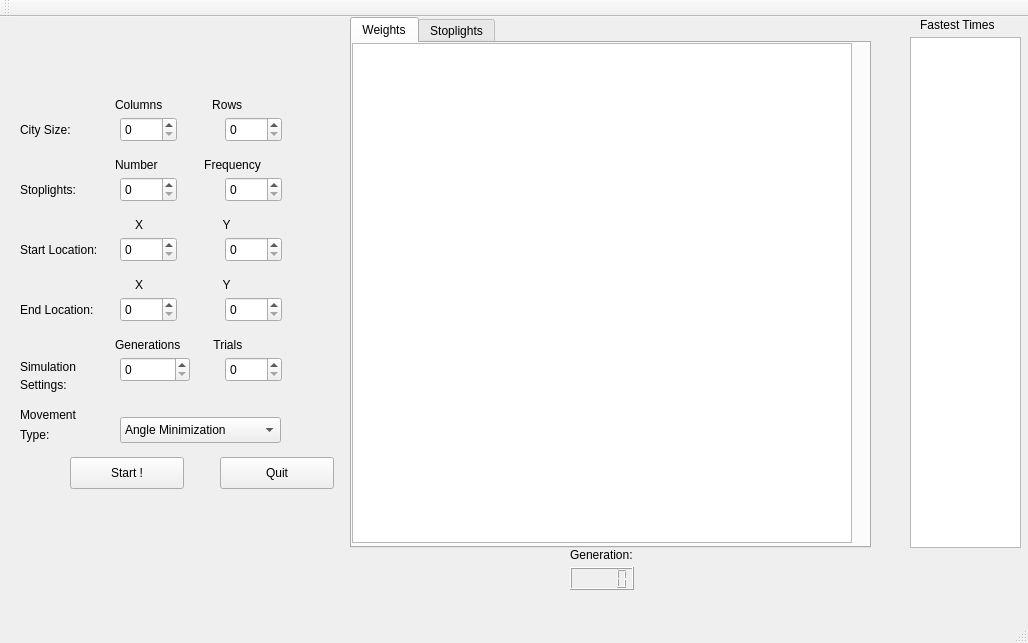
<?xml version="1.0" encoding="UTF-8"?>
<ui version="4.0">
 <class>MainWindow</class>
 <widget class="QMainWindow" name="MainWindow">
  <property name="geometry">
   <rect>
    <x>0</x>
    <y>0</y>
    <width>1028</width>
    <height>643</height>
   </rect>
  </property>
  <property name="windowTitle">
   <string>MainWindow</string>
  </property>
  <widget class="QWidget" name="centralWidget">
   <widget class="QSpinBox" name="spinBox">
    <property name="geometry">
     <rect>
      <x>120</x>
      <y>100</y>
      <width>57</width>
      <height>25</height>
     </rect>
    </property>
   </widget>
   <widget class="QSpinBox" name="spinBox_2">
    <property name="geometry">
     <rect>
      <x>225</x>
      <y>100</y>
      <width>57</width>
      <height>25</height>
     </rect>
    </property>
   </widget>
   <widget class="QSpinBox" name="spinBox_3">
    <property name="geometry">
     <rect>
      <x>120</x>
      <y>160</y>
      <width>57</width>
      <height>25</height>
     </rect>
    </property>
   </widget>
   <widget class="QSpinBox" name="spinBox_4">
    <property name="geometry">
     <rect>
      <x>225</x>
      <y>160</y>
      <width>57</width>
      <height>25</height>
     </rect>
    </property>
   </widget>
   <widget class="QSpinBox" name="spinBox_5">
    <property name="geometry">
     <rect>
      <x>120</x>
      <y>220</y>
      <width>57</width>
      <height>25</height>
     </rect>
    </property>
   </widget>
   <widget class="QSpinBox" name="spinBox_6">
    <property name="geometry">
     <rect>
      <x>225</x>
      <y>220</y>
      <width>57</width>
      <height>25</height>
     </rect>
    </property>
   </widget>
   <widget class="QSpinBox" name="spinBox_7">
    <property name="geometry">
     <rect>
      <x>120</x>
      <y>280</y>
      <width>57</width>
      <height>25</height>
     </rect>
    </property>
   </widget>
   <widget class="QSpinBox" name="spinBox_8">
    <property name="geometry">
     <rect>
      <x>225</x>
      <y>280</y>
      <width>57</width>
      <height>25</height>
     </rect>
    </property>
   </widget>
   <widget class="QSpinBox" name="spinBox_9">
    <property name="geometry">
     <rect>
      <x>120</x>
      <y>340</y>
      <width>70</width>
      <height>25</height>
     </rect>
    </property>
   </widget>
   <widget class="QSpinBox" name="spinBox_10">
    <property name="geometry">
     <rect>
      <x>225</x>
      <y>340</y>
      <width>57</width>
      <height>25</height>
     </rect>
    </property>
   </widget>
   <widget class="QLabel" name="label">
    <property name="geometry">
     <rect>
      <x>115</x>
      <y>80</y>
      <width>231</width>
      <height>16</height>
     </rect>
    </property>
    <property name="text">
     <string>Columns               Rows</string>
    </property>
   </widget>
   <widget class="QLabel" name="label_2">
    <property name="geometry">
     <rect>
      <x>115</x>
      <y>140</y>
      <width>251</width>
      <height>16</height>
     </rect>
    </property>
    <property name="text">
     <string>Number              Frequency</string>
    </property>
   </widget>
   <widget class="QLabel" name="label_3">
    <property name="geometry">
     <rect>
      <x>135</x>
      <y>200</y>
      <width>281</width>
      <height>16</height>
     </rect>
    </property>
    <property name="text">
     <string>X                        Y</string>
    </property>
   </widget>
   <widget class="QLabel" name="label_4">
    <property name="geometry">
     <rect>
      <x>135</x>
      <y>260</y>
      <width>281</width>
      <height>16</height>
     </rect>
    </property>
    <property name="text">
     <string>X                        Y</string>
    </property>
   </widget>
   <widget class="QLabel" name="label_5">
    <property name="geometry">
     <rect>
      <x>115</x>
      <y>320</y>
      <width>281</width>
      <height>16</height>
     </rect>
    </property>
    <property name="text">
     <string>Generations          Trials</string>
    </property>
   </widget>
   <widget class="QPushButton" name="startButton">
    <property name="geometry">
     <rect>
      <x>70</x>
      <y>440</y>
      <width>114</width>
      <height>32</height>
     </rect>
    </property>
    <property name="text">
     <string>Start !</string>
    </property>
   </widget>
   <widget class="QLabel" name="label_6">
    <property name="geometry">
     <rect>
      <x>20</x>
      <y>105</y>
      <width>62</width>
      <height>16</height>
     </rect>
    </property>
    <property name="text">
     <string>City Size:</string>
    </property>
   </widget>
   <widget class="QLabel" name="label_7">
    <property name="geometry">
     <rect>
      <x>20</x>
      <y>165</y>
      <width>71</width>
      <height>16</height>
     </rect>
    </property>
    <property name="text">
     <string>Stoplights:</string>
    </property>
   </widget>
   <widget class="QLabel" name="label_8">
    <property name="geometry">
     <rect>
      <x>20</x>
      <y>225</y>
      <width>101</width>
      <height>16</height>
     </rect>
    </property>
    <property name="text">
     <string>Start Location:</string>
    </property>
   </widget>
   <widget class="QLabel" name="label_9">
    <property name="geometry">
     <rect>
      <x>20</x>
      <y>285</y>
      <width>100</width>
      <height>16</height>
     </rect>
    </property>
    <property name="text">
     <string>End Location:</string>
    </property>
   </widget>
   <widget class="QLabel" name="label_10">
    <property name="geometry">
     <rect>
      <x>20</x>
      <y>340</y>
      <width>130</width>
      <height>20</height>
     </rect>
    </property>
    <property name="text">
     <string>Simulation</string>
    </property>
   </widget>
   <widget class="QLabel" name="label_11">
    <property name="geometry">
     <rect>
      <x>20</x>
      <y>360</y>
      <width>71</width>
      <height>16</height>
     </rect>
    </property>
    <property name="text">
     <string>Settings:</string>
    </property>
   </widget>
   <widget class="QPushButton" name="quitButton">
    <property name="geometry">
     <rect>
      <x>220</x>
      <y>440</y>
      <width>114</width>
      <height>32</height>
     </rect>
    </property>
    <property name="text">
     <string>Quit</string>
    </property>
   </widget>
   <widget class="QLabel" name="label_12">
    <property name="geometry">
     <rect>
      <x>570</x>
      <y>530</y>
      <width>91</width>
      <height>16</height>
     </rect>
    </property>
    <property name="text">
     <string>Generation:</string>
    </property>
   </widget>
   <widget class="QLCDNumber" name="lcdNumber">
    <property name="geometry">
     <rect>
      <x>570</x>
      <y>550</y>
      <width>64</width>
      <height>23</height>
     </rect>
    </property>
   </widget>
   <widget class="QComboBox" name="comboBox">
    <property name="geometry">
     <rect>
      <x>120</x>
      <y>400</y>
      <width>161</width>
      <height>26</height>
     </rect>
    </property>
    <item>
     <property name="text">
      <string>Angle Minimization</string>
     </property>
    </item>
    <item>
     <property name="text">
      <string>Weighted Probability</string>
     </property>
    </item>
    <item>
     <property name="text">
      <string>Random Movement</string>
     </property>
    </item>
   </widget>
   <widget class="QLabel" name="label_13">
    <property name="geometry">
     <rect>
      <x>20</x>
      <y>390</y>
      <width>71</width>
      <height>16</height>
     </rect>
    </property>
    <property name="text">
     <string>Movement</string>
    </property>
   </widget>
   <widget class="QLabel" name="label_14">
    <property name="geometry">
     <rect>
      <x>20</x>
      <y>410</y>
      <width>62</width>
      <height>16</height>
     </rect>
    </property>
    <property name="text">
     <string>Type:</string>
    </property>
   </widget>
   <widget class="QTabWidget" name="tabWidget">
    <property name="geometry">
     <rect>
      <x>350</x>
      <y>0</y>
      <width>521</width>
      <height>531</height>
     </rect>
    </property>
    <property name="currentIndex">
     <number>0</number>
    </property>
    <widget class="QWidget" name="tab">
     <attribute name="title">
      <string>Weights</string>
     </attribute>
     <widget class="QGraphicsView" name="graphicsView">
      <property name="geometry">
       <rect>
        <x>0</x>
        <y>0</y>
        <width>500</width>
        <height>500</height>
       </rect>
      </property>
     </widget>
    </widget>
    <widget class="QWidget" name="tab_2">
     <attribute name="title">
      <string>Stoplights</string>
     </attribute>
     <widget class="QGraphicsView" name="graphicsView2">
      <property name="geometry">
       <rect>
        <x>0</x>
        <y>0</y>
        <width>500</width>
        <height>500</height>
       </rect>
      </property>
     </widget>
    </widget>
   </widget>
   <widget class="QTableWidget" name="tableWidget">
    <property name="geometry">
     <rect>
      <x>910</x>
      <y>20</y>
      <width>111</width>
      <height>511</height>
     </rect>
    </property>
   </widget>
   <widget class="QLabel" name="label_15">
    <property name="geometry">
     <rect>
      <x>920</x>
      <y>0</y>
      <width>91</width>
      <height>16</height>
     </rect>
    </property>
    <property name="text">
     <string>Fastest Times</string>
    </property>
   </widget>
  </widget>
  <widget class="QMenuBar" name="menuBar">
   <property name="geometry">
    <rect>
     <x>0</x>
     <y>0</y>
     <width>1028</width>
     <height>22</height>
    </rect>
   </property>
  </widget>
  <widget class="QToolBar" name="mainToolBar">
   <attribute name="toolBarArea">
    <enum>TopToolBarArea</enum>
   </attribute>
   <attribute name="toolBarBreak">
    <bool>false</bool>
   </attribute>
  </widget>
  <widget class="QStatusBar" name="statusBar"/>
 </widget>
 <layoutdefault spacing="6" margin="11"/>
 <resources/>
 <connections>
  <connection>
   <sender>quitButton</sender>
   <signal>clicked()</signal>
   <receiver>MainWindow</receiver>
   <slot>close()</slot>
   <hints>
    <hint type="sourcelabel">
     <x>293</x>
     <y>421</y>
    </hint>
    <hint type="destinationlabel">
     <x>631</x>
     <y>354</y>
    </hint>
   </hints>
  </connection>
  <connection>
   <sender>startButton</sender>
   <signal>clicked()</signal>
   <receiver>MainWindow</receiver>
   <slot>startClicked()</slot>
   <hints>
    <hint type="sourcelabel">
     <x>95</x>
     <y>405</y>
    </hint>
    <hint type="destinationlabel">
     <x>77</x>
     <y>338</y>
    </hint>
   </hints>
  </connection>
 </connections>
 <slots>
  <slot>update_x()</slot>
  <slot>update_y()</slot>
  <slot>startClicked()</slot>
  <slot>quitClicked()</slot>
  <slot>updateTextBox()</slot>
  <slot>updateTextEdit(Environment*)</slot>
  <slot>startClicked(Environment*)</slot>
 </slots>
</ui>
